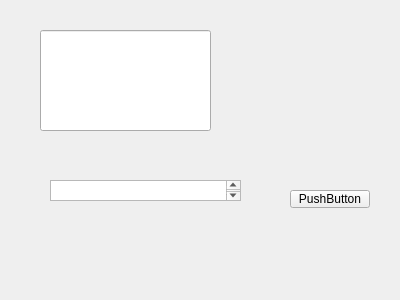
<?xml version="1.0" encoding="UTF-8"?>
<ui version="4.0">
 <class>clientwindow</class>
 <widget class="QWidget" name="clientwindow">
  <property name="geometry">
   <rect>
    <x>0</x>
    <y>0</y>
    <width>400</width>
    <height>300</height>
   </rect>
  </property>
  <property name="windowTitle">
   <string>Form</string>
  </property>
  <widget class="QLineEdit" name="lineEdit">
   <property name="geometry">
    <rect>
     <x>40</x>
     <y>30</y>
     <width>171</width>
     <height>101</height>
    </rect>
   </property>
  </widget>
  <widget class="QTextEdit" name="textEdit">
   <property name="geometry">
    <rect>
     <x>50</x>
     <y>180</y>
     <width>191</width>
     <height>21</height>
    </rect>
   </property>
  </widget>
  <widget class="QPushButton" name="pushButton">
   <property name="geometry">
    <rect>
     <x>290</x>
     <y>190</y>
     <width>80</width>
     <height>18</height>
    </rect>
   </property>
   <property name="text">
    <string>PushButton</string>
   </property>
  </widget>
 </widget>
 <resources/>
 <connections/>
</ui>
